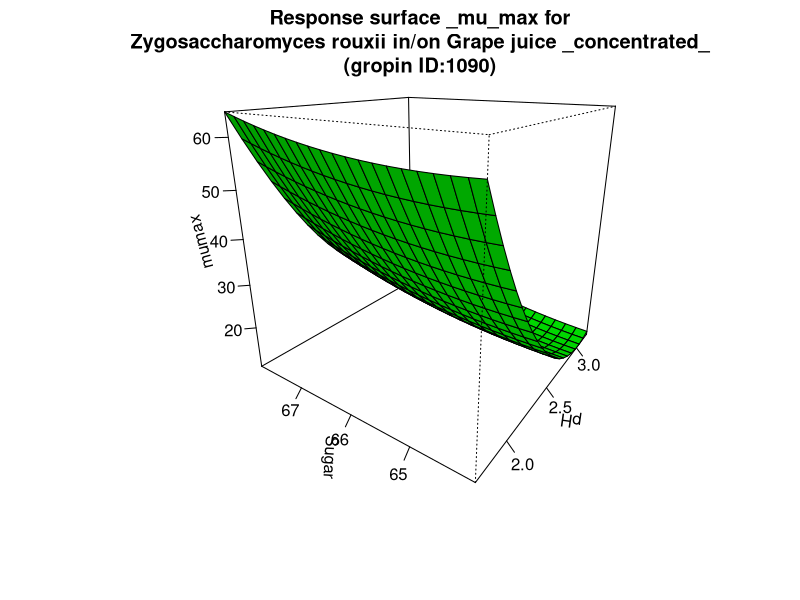

This figure's R source:
#############################
# start of Parameter script
#############################
pH <- seq(1.6983016983017,3.2032,length.out=21)
Sugar <- seq(64.064,67.9320679320679,length.out=21)
#############################
# end of Parameter script
#############################
############################# 
# start of Model script Gropin ID 1090 
#############################
 
# constant coefficients for this model
 
variables <- data.frame(pH,Sugar)
argumentsPar <- unique.data.frame(expand.grid(variables))
 
# heart of the model
response_surface <- function(pH,Sugar) {
   mumax <-2771.561-75.864*Sugar+0.573*(Sugar^2)-228.12*pH+27.544*(pH^2)+0.956*Sugar*pH

	return(mumax=mumax)
} 

# output parameters
responseSurface <- cbind(argumentsPar,response_surface(argumentsPar['pH'],argumentsPar['Sugar']))
colnames(responseSurface) <- c(colnames(argumentsPar),'mumax')
#############################
# End of Model script
#############################
############################# 
# start of Visualisation script Gropin ID 1090 
#############################
titleText <-'Response surface _mu_max for
Zygosaccharomyces rouxii in/on Grape juice _concentrated_
(gropin ID:1090)'
persp(pH,Sugar,matrix(unlist(responseSurface$'mumax'),nrow=21),col = 'green',xlab='pH',ylab='Sugar',zlab='mumax',main=titleText,theta=305,phi=20,shade=0.25,ticktype = 'detailed')
#############################
# End of Visualisation script
#############################
